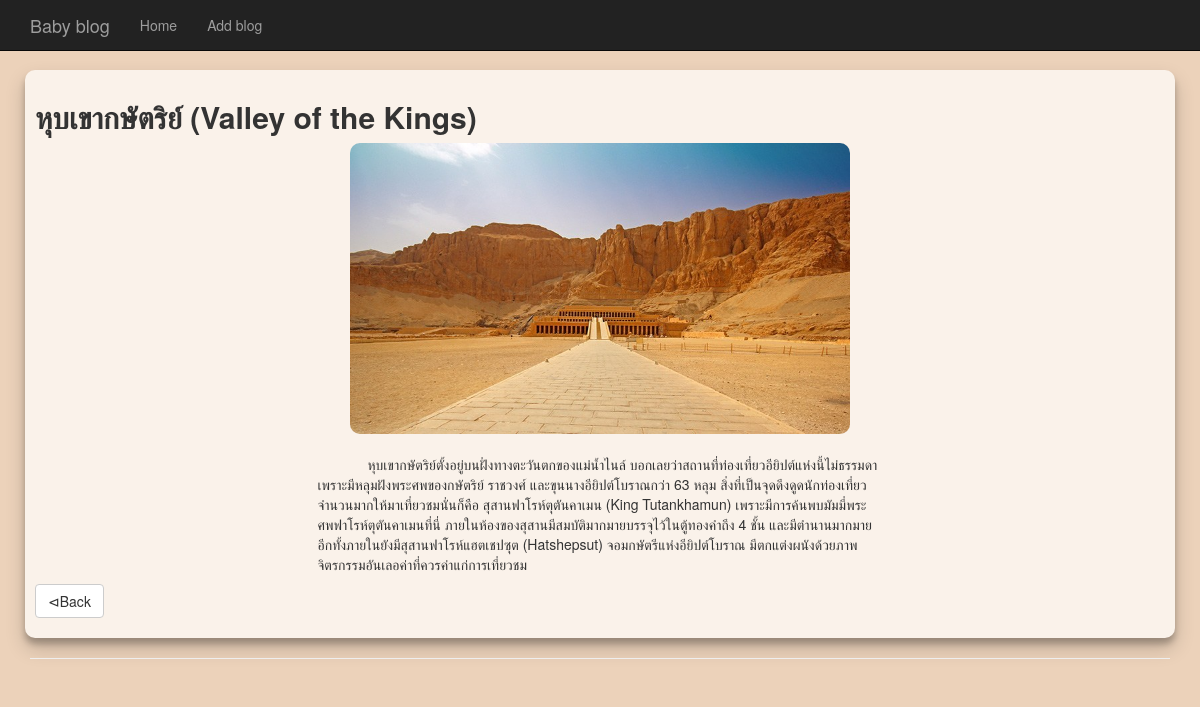
/blog.php?article_id=4, run on the app's committed database.
### tables this page shows
CREATE TABLE `article` (
  `name` varchar(500) NOT NULL,
  `head_img` varchar(100) NOT NULL,
  `descript` mediumtext NOT NULL,
  `status` tinyint(1) NOT NULL,
  `created` date NOT NULL,
  `view` int(10) NOT NULL,
  `id` int(20) NOT NULL
);

### database/exe_db.php (called while the page is built, shortened)
<?php
    class FindData{
        public static function findOneArticle($article_id){
            $conn = DB::getConnect();
            $result = $conn->query("SELECT * FROM article WHERE id = '".$article_id."'");
            return ($conn->affected_rows>0)?$result:null;
        }
    }
?>

### blog.php (the view, shortened to what this page needs)
<!DOCTYPE html>
<html lang="en">
<head>
    <link rel="stylesheet" href="https://maxcdn.bootstrapcdn.com/bootstrap/3.3.7/css/bootstrap.min.css">
    <link rel="stylesheet" href="css/style.css">
</head>
<body>
    <div class="container">
    <?php
        include 'menu.php';
        $result = FindData::findOneArticle($_GET["article_id"]);
    ?>
        <div style="padding-left: 10px; padding-right: 10px;">
            <div class="row">
                <div class="card">
                    <div class="card-body">
                        <div>
                            <?php while(($row=$result->fetch_array())!=null){  ?>
                            <h2><?php echo $row["name"] ?></h2>
                            <img class="center" src="./image/<?php echo $row["head_img"] ?>" style="max-width:500px" alt="" srcset="">
                            <br>
                            <p class="center" style="text-indent:50px;">
                                <?php echo nl2br($row["descript"]); ?>
                            </p>
                            <p><a class="btn btn-default" href="index.php" role="button">&#8882;Back </a></p>
                            <?php } ?>
                        </div>
                    </div>
                </div>
            </div>
        </div>
        <hr>
    </div>
</body>
</html>

### css/style.css (style rules this page uses)
html, body { overflow-x: hidden; }
body { padding-top: 70px; background-color: rgb(236, 210, 186); }
h2 { font-weight: bold !important; }
.center { display: block; margin-left: auto; margin-right: auto; width: 50%; border-radius: 10px; }
.card { padding: 10px !important; border-radius: 10px; box-shadow: 0 10px 20px rgba(0, 0, 0, 0.19), 0 6px 6px rgba(0, 0, 0, 0.23) !important; background-color: rgb(250, 242, 234); }

### data on the page
article: name "หุบเขากษัตริย์ (Valley of the Kings)", head_img (picture), descript "หุบเขากษัตริย์ตั้งอยู่บนฝั่งทางตะวันตกของแม่น้ำไนล์ บอกเลยว่าสถานที่ท่องเที่ยวอียิปต์แห่งนี้ไม่ธรรมดา เพราะมีหลุมฝังพระศพของกษัตริย์ ราชวงศ์ และขุนนางอียิปต์โบราณกว่า 63 หลุม สิ่งที่เป็นจุดดึงดูดนักท่องเที่ยวจำนวนมากให้มาเที่ยวชมนั่นก็คือ สุสานฟาโรห์ตุตันคาเมน (King Tutankhamun) เพราะมีการค้นพบมัมมี่พระศพฟาโรห์ตุตันคาเมนที่นี่ ภายในห้องของสุสานมีสมบัติมากมายบรรจุไว้ในตู้ทองคำถึง 4 ชั้น และมีตำนานมากมาย อีกทั้งภายในยังมีสุสานฟาโรห์แฮตเชปซุต (Hatshepsut) จอมกษัตรีแห่งอียิปต์โบราณ มีตกแต่งผนังด้วยภาพจิตรกรรมอันเลอค่าที่ควรค่าแก่การเที่ยวชม"
